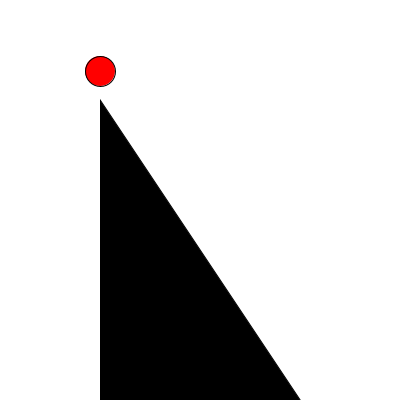
Frame 1 (no input)
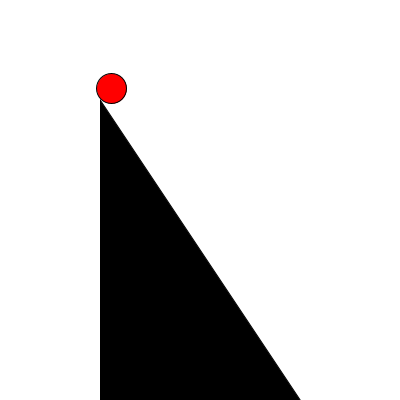
Frame 60 (the mouse pressed at the canvas centre just before this capture)
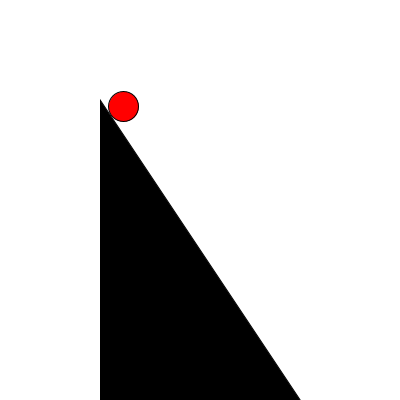
Frame 120 (the mouse held since frame 60 and released just before this capture)

The Processing sketch that drew these frames (run headless with seeded random() and noise(); from frame 60 on, the mouse is pressed at the canvas centre):

// Processing sketch: sketch_250924a
// ── sketch_250924a.pde
//Henry Wrede Black, Joey Burvis

float t;

void setup() {
  size(400, 400);

  t = 0;
}

void draw() {
  ellipseMode(CENTER);
  background(255);

  fill(0);
  triangle(100, 100, 100, height, 300, height);

  {
    float w = 200;
    float h = 300;
    float x0 = 100;
    float y0 = 100;
    
    float x = x0 + t*w; //calcs the x pos of the ellipse
    float y = y0 + t*h; //calcs the y pose of the ellipse
    
    fill(255, 0, 0);
    ellipse(x, y-29, 30, 30);
   
  }
  t += 0.001;
}
